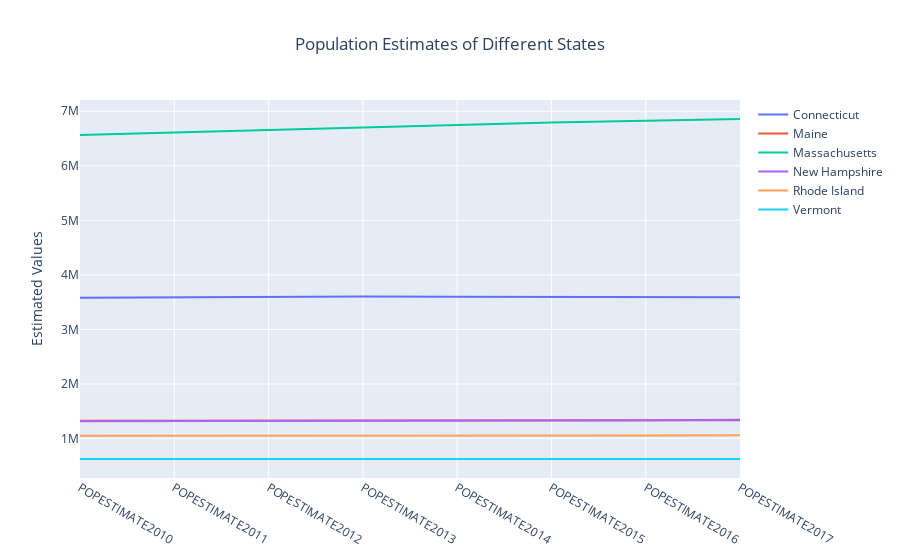

Here is the notebook cell this chart was saved with:
### Code cell
data = [
    go.Scatter(
        x = df2.columns,
        y = df2.loc[name],
        mode = 'lines',
        name = name,
    ) 
for name in df2.index]

layout = go.Layout(title = dict(text = 'Population Estimates of Different States',x=0.5),
                  yaxis = dict(title = 'Estimated Values'),)

fig = go.Figure(data = data, layout = layout)
fig.show()

### Figure 1 — Plotly figure (JSON) as saved in the notebook; plotly's stock layout.template omitted (floating-point values rounded to 4 significant figures)
{"data": [{"mode": "lines", "name": "Connecticut", "type": "scatter", "x": ["POPESTIMATE2010", "POPESTIMATE2011", "POPESTIMATE2012", "POPESTIMATE2013", "POPESTIMATE2014", "POPESTIMATE2015", "POPESTIMATE2016", "POPESTIMATE2017"], "y": [3580171, 3591927, 3597705, 3602470, 3600188, 3593862, 3587685, 3588184]}, {"mode": "lines", "name": "Maine", "type": "scatter", "x": ["POPESTIMATE2010", "POPESTIMATE2011", "POPESTIMATE2012", "POPESTIMATE2013", "POPESTIMATE2014", "POPESTIMATE2015", "POPESTIMATE2016", "POPESTIMATE2017"], "y": [1327568, 1327968, 1328101, 1327975, 1328903, 1327787, 1330232, 1335907]}, {"mode": "lines", "name": "Massachusetts", "type": "scatter", "x": ["POPESTIMATE2010", "POPESTIMATE2011", "POPESTIMATE2012", "POPESTIMATE2013", "POPESTIMATE2014", "POPESTIMATE2015", "POPESTIMATE2016", "POPESTIMATE2017"], "y": [6564943, 6612178, 6659627, 6711138, 6757925, 6794002, 6823721, 6859819]}, {"mode": "lines", "name": "New Hampshire", "type": "scatter", "x": ["POPESTIMATE2010", "POPESTIMATE2011", "POPESTIMATE2012", "POPESTIMATE2013", "POPESTIMATE2014", "POPESTIMATE2015", "POPESTIMATE2016", "POPESTIMATE2017"], "y": [1316700, 1318345, 1320923, 1322622, 1328684, 1330134, 1335015, 1342795]}, {"mode": "lines", "name": "Rhode Island", "type": "scatter", "x": ["POPESTIMATE2010", "POPESTIMATE2011", "POPESTIMATE2012", "POPESTIMATE2013", "POPESTIMATE2014", "POPESTIMATE2015", "POPESTIMATE2016", "POPESTIMATE2017"], "y": [1053169, 1052154, 1052761, 1052784, 1054782, 1055916, 1057566, 1059639]}, {"mode": "lines", "name": "Vermont", "type": "scatter", "x": ["POPESTIMATE2010", "POPESTIMATE2011", "POPESTIMATE2012", "POPESTIMATE2013", "POPESTIMATE2014", "POPESTIMATE2015", "POPESTIMATE2016", "POPESTIMATE2017"], "y": [625842, 626210, 625606, 626044, 625665, 624455, 623354, 623657]}], "layout": {"title": {"text": "Population Estimates of Different States", "x": 0.5}, "yaxis": {"title": {"text": "Estimated Values"}}}}
